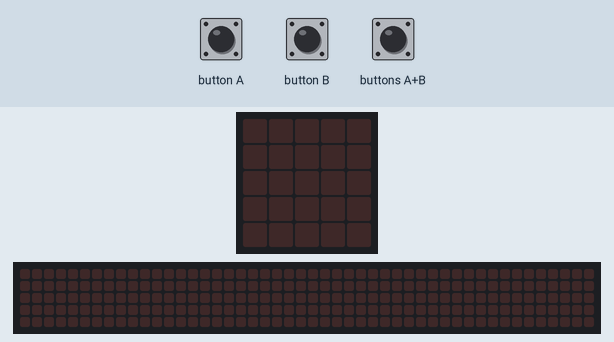
This program was run on a simulated BBC micro:bit (MakeCode). Parts: the board's 5×5 LED display, a strip that is not on the board, showing the scrolling text unrolled. The test bench sets the inputs (shaded band). The 48×5 strip is a reading aid, not a part: it shows the text the display is scrolling, unrolled, one strip-width of it at a time.

Above: at 1.2 s.
1.3 s: button B pressed for 0.15 s
At 4.2 s:
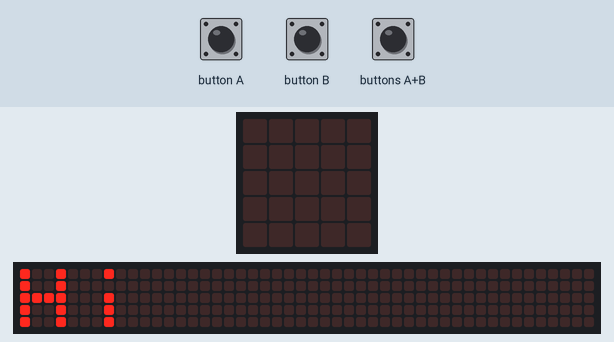
4.3 s: button A pressed for 0.15 s
At 13.8 s:
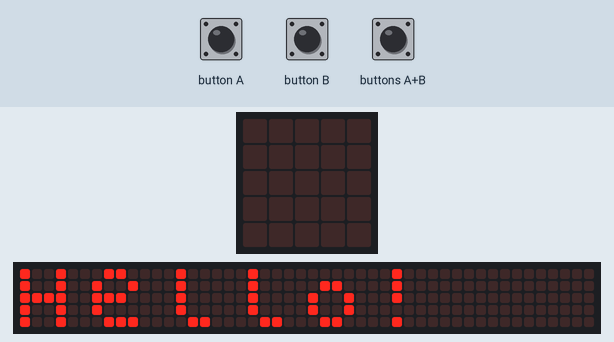
16.4 s: buttons A+B pressed for 0.15 s
At 25.1 s:
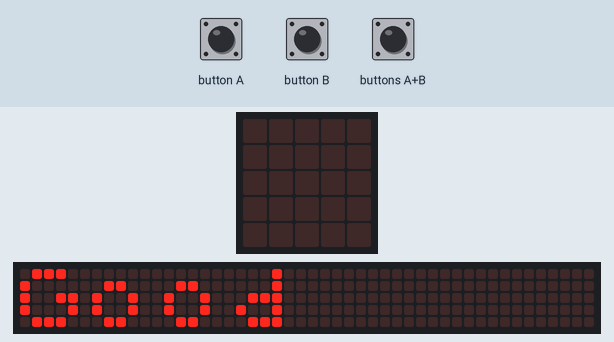

The program:

main.ts
```typescript
input.onButtonPressed(Button.A, function () {
    basic.showLeds(`
        . . . . .
        . # . # .
        . . . . .
        # . . . #
        . # # # .
        `)
    for (let index = 0; index < 2; index++) {
        basic.showString("Hello!")
    }
})
input.onGesture(Gesture.Shake, function () {
    basic.showLeds(`
        # # # # #
        # # # # #
        # # # # #
        . . . . .
        . . . . .
        `)
})
input.onButtonPressed(Button.AB, function () {
    basic.showLeds(`
        . . . . .
        . # . # .
        . . . . .
        . . . . .
        . # # # .
        `)
    for (let index = 0; index < 2; index++) {
        basic.showString("Good")
    }
})
input.onButtonPressed(Button.B, function () {
    basic.showLeds(`
        . . . . .
        # # . # #
        . # . # .
        . . . . .
        . # # # .
        `)
    for (let index = 0; index < 2; index++) {
        basic.showString("Hi")
    }
})
```

test.ts
```typescript
// 테스트는 여기로 이동합니다; 이 패키지가 확장으로 사용될 때 컴파일되지 않을 것 입니다.
```

Measured:
- after the input at 1.3 s, the display: first changes after 0.15 s (image 1 shows a later state)
- after the input at 4.3 s, the display: first differs from a run without the input after 3.0 s (image 2 shows a later state)
- after the input at 16.4 s, the display: first differs from a run without the input after 3.9 s (image 3 shows a later state)
- what the display in image 2 shows lasts 0.8 s, from 13.2 s to 14.0 s
- what the display in image 3 shows lasts 0.6 s, from 24.7 s to 25.3 s
